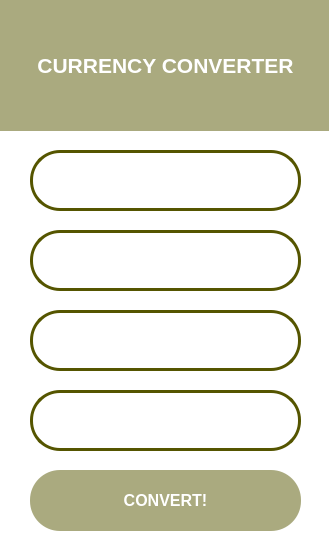
<?xml version="1.0" encoding="UTF-8"?>
<ui version="4.0">
 <class>MainWindow</class>
 <widget class="QMainWindow" name="MainWindow">
  <property name="geometry">
   <rect>
    <x>0</x>
    <y>0</y>
    <width>329</width>
    <height>550</height>
   </rect>
  </property>
  <property name="windowTitle">
   <string>MainWindow</string>
  </property>
  <property name="styleSheet">
   <string notr="true">background-color: #ffffff;</string>
  </property>
  <widget class="QWidget" name="centralwidget">
   <property name="styleSheet">
    <string notr="true">background-color: white</string>
   </property>
   <widget class="QLineEdit" name="input_currency">
    <property name="geometry">
     <rect>
      <x>30</x>
      <y>150</y>
      <width>271</width>
      <height>61</height>
     </rect>
    </property>
    <property name="font">
     <font>
      <pointsize>14</pointsize>
      <bold>true</bold>
     </font>
    </property>
    <property name="styleSheet">
     <string notr="true">background-color: white;
border: 3px solid rgb(85, 85, 0);
border-radius: 30px;
color: black</string>
    </property>
    <property name="text">
     <string/>
    </property>
    <property name="alignment">
     <set>Qt::AlignCenter</set>
    </property>
   </widget>
   <widget class="QPushButton" name="pushButton">
    <property name="geometry">
     <rect>
      <x>30</x>
      <y>470</y>
      <width>271</width>
      <height>61</height>
     </rect>
    </property>
    <property name="font">
     <font>
      <pointsize>12</pointsize>
      <bold>true</bold>
     </font>
    </property>
    <property name="styleSheet">
     <string notr="true">QPushButton{
color: white;
background-color: rgb(170, 170, 127);
border-radius: 30px;
}
QPushButton: pressed {
background-color: rgb(120, 120, 89);
}</string>
    </property>
    <property name="text">
     <string>CONVERT!</string>
    </property>
   </widget>
   <widget class="QLabel" name="label">
    <property name="geometry">
     <rect>
      <x>-20</x>
      <y>0</y>
      <width>371</width>
      <height>131</height>
     </rect>
    </property>
    <property name="font">
     <font>
      <pointsize>16</pointsize>
      <bold>true</bold>
     </font>
    </property>
    <property name="layoutDirection">
     <enum>Qt::LeftToRight</enum>
    </property>
    <property name="styleSheet">
     <string notr="true">background-color: rgb(170, 170, 127);
color: white;</string>
    </property>
    <property name="lineWidth">
     <number>-1</number>
    </property>
    <property name="midLineWidth">
     <number>0</number>
    </property>
    <property name="text">
     <string>CURRENCY CONVERTER</string>
    </property>
    <property name="alignment">
     <set>Qt::AlignCenter</set>
    </property>
    <property name="wordWrap">
     <bool>false</bool>
    </property>
   </widget>
   <widget class="QLineEdit" name="input_amount">
    <property name="geometry">
     <rect>
      <x>30</x>
      <y>230</y>
      <width>271</width>
      <height>61</height>
     </rect>
    </property>
    <property name="font">
     <font>
      <pointsize>14</pointsize>
      <bold>true</bold>
     </font>
    </property>
    <property name="styleSheet">
     <string notr="true">background-color: white;
border: 3px solid rgb(85, 85, 0);
border-radius: 30px;
color: black</string>
    </property>
    <property name="text">
     <string/>
    </property>
    <property name="alignment">
     <set>Qt::AlignCenter</set>
    </property>
   </widget>
   <widget class="QLineEdit" name="output_amount">
    <property name="geometry">
     <rect>
      <x>30</x>
      <y>390</y>
      <width>271</width>
      <height>61</height>
     </rect>
    </property>
    <property name="font">
     <font>
      <pointsize>14</pointsize>
      <bold>true</bold>
     </font>
    </property>
    <property name="styleSheet">
     <string notr="true">background-color: white;
border: 3px solid rgb(85, 85, 0);
border-radius: 30px;
color: black</string>
    </property>
    <property name="text">
     <string/>
    </property>
    <property name="alignment">
     <set>Qt::AlignCenter</set>
    </property>
   </widget>
   <widget class="QLineEdit" name="output_currency">
    <property name="geometry">
     <rect>
      <x>30</x>
      <y>310</y>
      <width>271</width>
      <height>61</height>
     </rect>
    </property>
    <property name="font">
     <font>
      <pointsize>14</pointsize>
      <bold>true</bold>
     </font>
    </property>
    <property name="styleSheet">
     <string notr="true">background-color: white;
border: 3px solid rgb(85, 85, 0);
border-radius: 30px;
color: black</string>
    </property>
    <property name="text">
     <string/>
    </property>
    <property name="alignment">
     <set>Qt::AlignCenter</set>
    </property>
   </widget>
  </widget>
 </widget>
 <resources/>
 <connections/>
</ui>
